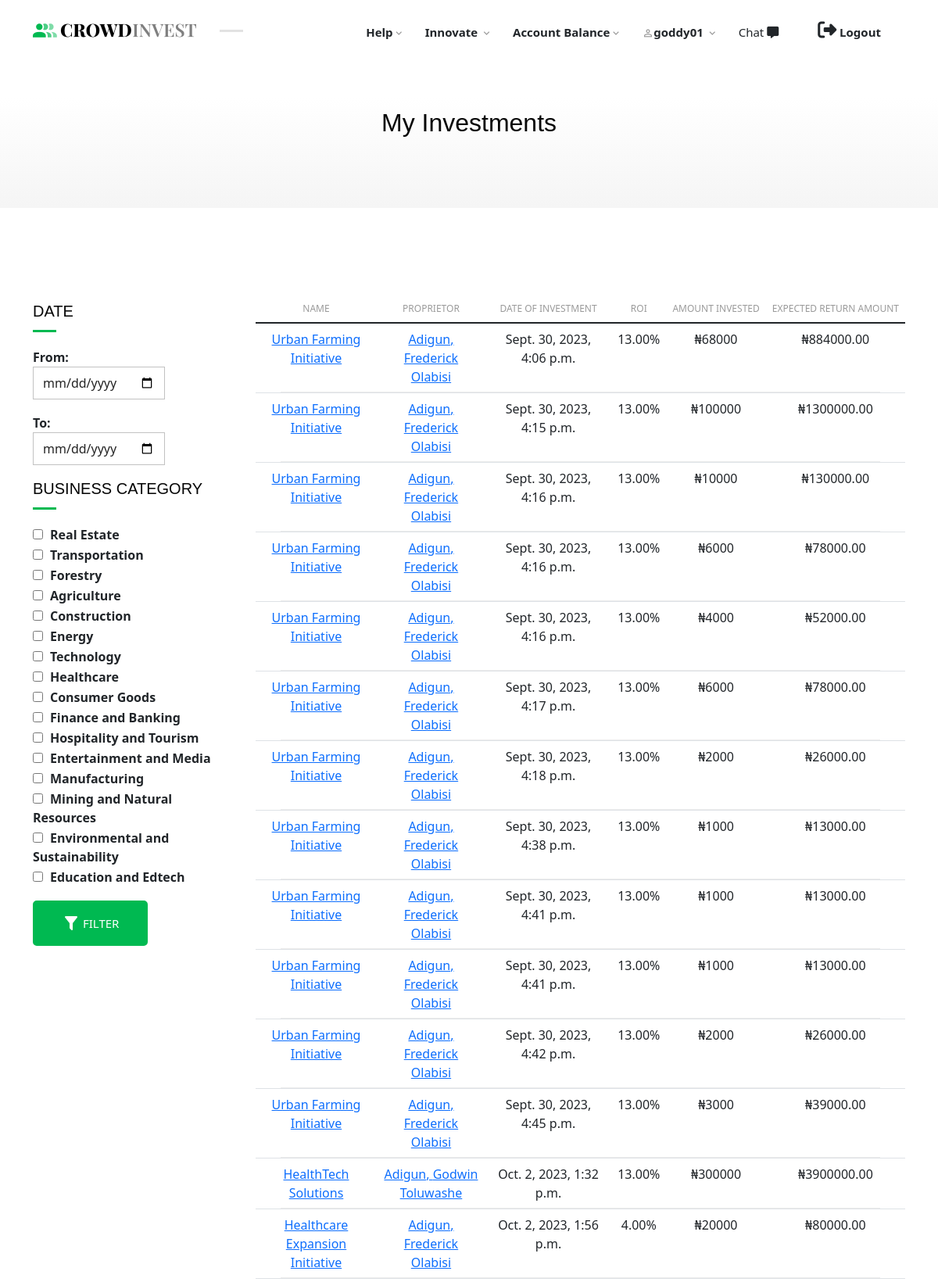
Screenshot of /my-investments/ (signed in, upper part) with the database file from the repository.
### accounts/models.py (models this page shows, shortened)
class BaseUser(AbstractBaseUser, PermissionsMixin):
    last_name =                     models.CharField(max_length=256, null=True, blank=True)
    first_name =                    models.CharField(max_length=256, null=True, blank=True)
    middle_name =                   models.CharField(max_length=256, null=True, blank=True)
    username =                      models.CharField(max_length=256, unique=True, blank=True)
    date_of_birth =                 models.DateField(null=True, blank=True)
    email =                         models.EmailField(max_length=128, unique=True, blank=True)
    job_title =                     models.CharField(max_length=100, null=True, blank=True)
    bio =                           models.CharField(max_length=100, null=True, blank=True)
    about_me =                      models.TextField(null=True, blank=True, max_length=2000)
    pfp =                           models.ImageField(upload_to=upload_location_pfp, blank=True, null=True)
    nin =                           models.CharField(null=True, blank=True, max_length=254)
    city =                          models.CharField(max_length=128, blank=True, null=True)
    state =                         models.CharField(max_length=128, blank=True, null=True)
    country =                       CountryField(max_length=255, null=True, blank=True)
    address =                       models.CharField(max_length=128, blank=True, null=True)
    phone_num =                     PhoneNumberField(null=True, blank=True, verbose_name="Phone Number", unique=True)
    zipcode =                       models.CharField(null=True, blank=True, max_length=255)
    date_joined =                   models.DateTimeField(auto_now_add=True)
    last_login =                    models.DateTimeField(auto_now=True)
    updated_at =                    models.DateTimeField(auto_now=True)
    facebook =                      models.URLField(default='https://facebook.com/')
    twitter =                       models.URLField(default='https://twitter.com/')
    instagram =                     models.URLField(default='https://instagram.com/')
    linkedin =                      models.URLField(default='https://linkedin.com/')
    website =                       models.URLField(default='https://company.com/', null=True, blank=True)
    is_admin =                      models.BooleanField(default=False)
    is_staff =                      models.BooleanField(default=False)
    is_active =                     models.BooleanField(default=True)
    is_superuser =                  models.BooleanField(default=False)
    is_verified =                   models.BooleanField(default=False)
    signup_confirmation =           models.BooleanField(default=False)
    signup_with_google =            models.BooleanField(default=False)
    is_moderator = models.BooleanField(default=False)
    is_innovator = models.BooleanField(default=False)
    USERNAME_FIELD = "email"
    REQUIRED_FIELDS = ['username', ]
    objects = BaseUserMgr()

class Innovator(models.Model):
    user =                          models.ForeignKey(BaseUser, on_delete=models.CASCADE, null=True, blank=True)
    innovations_count =             models.IntegerField(default=0, null=True, blank=True)
    upvotes_received =              models.IntegerField(default=0, null=True, blank=True)
    downvotes_received =            models.IntegerField(default=0, null=True, blank=True)
    reputation_score =              models.IntegerField(default=0)
    is_investor =                   models.BooleanField(default=False)
    account_balance = models.IntegerField(null=True)
    USERNAME_FIELD = "email"
    REQUIRED_FIELDS = ['username', ]

### core/models.py (models this page shows, shortened)
class Make_Investment(models.Model):
    send_to = models.ForeignKey(account_models.Innovator, null=False, blank=False, on_delete=models.CASCADE, related_name='receiver')
    send_from = models.ForeignKey(account_models.Innovator, on_delete=models.CASCADE, blank=False, null=False, related_name='send_from')
    sender = models.ForeignKey(account_models.Innovator, on_delete=models.CASCADE, null=False, blank=False, related_name='investor')
    amount = models.IntegerField()
    investment = models.ForeignKey(Project, on_delete=models.CASCADE, null=False, blank=False, related_name='the_investment')
    expected_return = models.DecimalField(max_digits=255, decimal_places=2, blank=False, null=True)
    date_sent = models.DateTimeField(auto_now_add=True, null=True)
    reference_code = models.UUIDField(default=uuid.uuid4, null=True)

class Project(models.Model):
    innovator = models.ForeignKey(account_models.Innovator, on_delete=models.CASCADE)
    status = models.CharField(max_length=255, null=True, blank=True, default='YET TO BE REVIEWED')
    name = models.CharField(max_length=255, null=False, blank=False, unique=True)
    motto = models.CharField(max_length=255, null=False, blank=False)
    description = models.TextField(null=True, blank=True, max_length=10000)
    target = models.DecimalField(max_digits=255, decimal_places=2, null=False, blank=False)
    fund_raised = models.DecimalField(max_digits=255, decimal_places=2, null=True, blank=True, )
    amount_left = models.DecimalField(max_digits=255, decimal_places=2, null=True, blank=True, )
    expected_return = ExpectedReturnField(blank=False, null=False)
    term_months = models.IntegerField(null=False, blank=False)
    country = CountryField(max_length=255, null=True, blank=True)
    date_created = models.DateTimeField(auto_now_add=True, null=True)
    investment_deadline = models.DateField()
    completed = models.BooleanField(default=False)
    innovator_user_agreement = models.BooleanField(default=False, null=True, blank=True)
    certified_by = models.ForeignKey(account_models.Moderator, on_delete=models.CASCADE, null=True, blank=True)
    image_1 = models.ImageField(upload_to=upload_project_gallery, blank=False, null=False)
    image_2 = models.ImageField(upload_to=upload_project_gallery, blank=False, null=False)
    image_3 = models.ImageField(upload_to=upload_project_gallery, blank=False, null=False)
    video = models.FileField(upload_to=upload_project_gallery,null=True, validators=[FileExtensionValidator(allowed_extensions=['MOV','avi','mp4','webm','mkv'])])
    business_type = models.CharField(max_length=255)
    approved_by = models.ForeignKey(account_models.Moderator, on_delete=models.SET_NULL, null=True, related_name='approved_name', blank=True)

### core/views.py (the view)
# urls.py: path('my-investments/', views.my_investments, name="my-investments"),
@login_required
def my_investments(request):
    context = {}
    context['category_form'] = MyInvestmentForm()
    if request.method == 'POST' and 'filter_investments' in request.POST:
        print('WHY, MAN!!!')
        investment_date_from = request.POST.get('investment_date_from')
        investment_date_to = request.POST.get('investment_date_to')
        investment_categories = request.POST.getlist('business_type')
        context['investment_date_from'] = investment_date_from
        context['investment_date_to'] = investment_date_to
        context['investment_categories'] = investment_categories
        if investment_date_from and not investment_date_to and not investment_categories:
            my_investments = Make_Investment.objects.filter(sender__user__pk=request.user.pk, date_sent__gte=investment_date_from)
            context['my_investments'] = my_investments
        elif investment_date_from and investment_date_to and not investment_categories:
            my_investments = Make_Investment.objects.filter(sender__user__pk=request.user.pk, date_sent__date__range=(investment_date_from, investment_date_to))
            context['my_investments'] = my_investments
        elif investment_date_from and not investment_date_to and investment_categories:
            my_investments = Make_Investment.objects.filter(sender__user__pk=request.user.pk, date_sent__gte=investment_date_from, investment__business_type__icontains=investment_categories[0])
            context['my_investments'] = my_investments
        elif investment_date_from and investment_date_to and investment_categories:
            my_investments = Make_Investment.objects.filter(sender__user__pk=request.user.pk, date_sent__date__range=(investment_date_from, investment_date_to), investment__business_type__icontains=investment_categories[0])
            context['my_investments'] = my_investments
        elif not investment_date_from and not investment_date_to and investment_categories:
            my_investments = Make_Investment.objects.filter(sender__user__pk=request.user.pk, investment__business_type__icontains=investment_categories[0])
            context['my_investments'] = my_investments
        context['category_form'] = MyInvestmentForm({'business_type': request.POST.get('business_type')})
    else:
        my_investments = Make_Investment.objects.filter(sender__user__pk=request.user.pk)
        context['my_investments'] = my_investments
    return render(request, 'core/my-investments.html', context)

### core/templates/core/my-investments.html (shortened to what this page needs)
{% extends 'base.html' %}
{% load static %}
{% load business_type_filter %}
{% block content %}
<link href="https://cdn.jsdelivr.net/npm/bootstrap@5.1.3/dist/css/bootstrap.min.css" rel="stylesheet">
	<header id="featured" class="site-featured">
		<div id="featured-media" class="featured-media">
			<div class="featured-text">
				<div class="container">
					<h2 class="entry-title">My Investments</h2>
				</div>
			</div>
		</div>
	</header>
	<div id="content" class="site-content">
		<main class="site-section section-main">
			<div class="container">
				<div class="row">
					<div id="sidebar" class="col-12 col-md-4 col-lg-3 content-filters">
						<form action="{% url 'my-investments' %}" method="post">
							<h5 class="widget-title">Date</h5>
							<div class="content-filter-date content-filter-interval">
								<label for="date-from">
									<span>From:</span>
									<input type="date" id="date-from" name="investment_date_from" value="{{ investment_date_from }}">
								</label>
								<label for="date-to">
									<span>To:</span>
									<input type="date" id="date-to" name="investment_date_to" value="{{ investment_date_to }}">
								</label>
							</div>
							<h5 class="widget-title">Business Category</h5>
							<div class="content-filter-type">
                                {{ category_form.business_type }}
							</div>
                            <button type="submit" class="mt-3 button button-primary button-default" name="filter_investments"><em class="mdi mdi-filter"></em>Filter</button>
						</form>
					</div>
					<div class="col-12 col-md-8 col-lg-9 table-responsive">
						<table class="text-center table">
							<thead>
								<tr>
									<th><span class="d-none d-xl-inline">Name</span></th>
									<th><span class="d-none d-lg-inline">Proprietor</span></th>
									<th><span class="d-none d-lg-inline">Date of Investment</span></th>
									<th><span class="d-none d-xl-inline">ROI</span></th>
									<th>Amount Invested</th>
									<th><span class="d-none d-xl-inline">Expected Return Amount</th>
								</tr>
							</thead>
							<tbody>
                                {% for investment in my_investments %}
								<tr>
									<td>
                                        <a href="{% url 'project_details' investment.investment.pk %}">
                                            {{ investment.investment.name }}
                                        </a>
                                    </td>
                                    {% if investment.send_to.user.middle_name %}
									<td>
                                        <a href="{% url 'accounts:profile_with_arg' investment.sender.pk %}">
                                            {{ investment.send_to.user.last_name }}, {{ investment.send_to.user.first_name }} {{ investment.send_to.user.middle_name }}
                                        </a>
                                    </td>
                                    {% else %}
                                    <td>
                                        <a href="{% url 'accounts:profile_with_arg' investment.sender.pk %}">
                                            {{ investment.send_to.user.first_name }} {{ investment.send_to.user.last_name }}
                                        </a>
                                    </td>
                                    {% endif %}
                                    <td>{{ investment.date_sent }}</td>
									<td>{{ investment.investment.expected_return }}%</td>
									<td>₦{{ investment.amount }}</td>
									<td>₦{{ investment.expected_return }}</td>
								</tr>
                                {% endfor %}
							</tbody>
						</table>
					</div>
				</div>
			</div>
		</main>
	</div>
{% endblock content %}

### templates/base.html (shortened to what this page needs)
{% load static %}
<!doctype html>
<html lang="en" class="">
<head>
    <link rel="stylesheet" href="https://cdnjs.cloudflare.com/ajax/libs/font-awesome/6.4.0/css/all.min.css">
	<link rel="stylesheet" href="{% static 'css/materialdesignicons.css' %}">
	<link rel="stylesheet" href="{% static 'css/bootstrap-grid.css' %}">
	<link rel="stylesheet" href="{% static 'css/fancybox.css' %}">
	<link rel="stylesheet" href="{% static 'css/style.css' %}">
    <link href="https://cdn.jsdelivr.net/npm/bootstrap@5.1.3/dist/css/bootstrap.min.css" rel="stylesheet">
</head>
<body class="home navbar-sticky">
	<header id="top-header" class="site-header">
		<div class="container">
			<div class="site-identity p-0">
				<a href="{% url 'home' %}" class="site-title"><img src="{% static 'images/logo.png' %}" class="custom-logo" width="209" height="18" alt="Summit"></a>
			</div>
			<nav class="main-navigation">
				<ul id="menu-main" class="menu px-3">
                    <li class="menu-item-has-children" style="display: inline;">
						<a href="{% url 'contact_us' %}" style="font-weight: 600;">Help<em class="mdi mdi-chevron-down"></em></a>
					</li>
                    <li class="menu-item-has-children" style="display: inline;">
						<a href="{% url 'innovations_list' %}"  style="font-weight: 600;">
                            {% if request.user.is_innovator %}
                            Innovate
                            {% else %}
                            Innovations
                            {% endif %}
                            <em class="mdi mdi-chevron-down"></em></a>
					</li>
                    {% if request.user.is_innovator %}
					<li class="menu-item-has-children" style="cursor: pointer;display: inline;">
						<a href=""  style="font-weight: 600;">Account Balance<em class="mdi mdi-chevron-down"></em></a>
					</li>
                    {%  endif %}
					<li class="menu-item-has-children" style="display: inline;">
						<a href="account-overview.html">
                            <em class="mdi mdi-account-outline"></em>
                            <span class="account-details">
                                <span class="account-name" style="font-weight: 600;">
                                    {% if request.user.is_authenticated %}
                                    {{ request.user.username }}
                                    {% else %}
                                    Guest
                                    {% endif %}
                                </span>
                            </span>
                            <em class="mdi mdi-chevron-down"></em>
                        </a>
					</li>
                    {% if request.user.is_authenticated %}
                    <li style="display: inline;">
                        <a href="">
                            Chat
                            <i class="fa-solid fa-message"></i>
                        </a>
                    </li>
                    <li class="account-logout" style="margin-left: 20px;display: inline;">
                        <a href="{% url 'accounts:sign_out' %}"  style="font-weight: 600;">
                            <i style="font-size: 24px;" class="fa-solid fa-right-from-bracket"></i>
                            Logout
                        </a>
                    </li>
                    {% endif %}
				</ul>
			</nav>
		</div>
	</header>
    <main class="site-section section-main dottedd-pattern dotted-pattern-top-lefdt">
        {% block content %}
        {% endblock %}
    </main>
</body>
</html>

### rows the page displays
BaseUser: user.username "goddy01"
Make_Investment: investment.name "Urban Farming Initiative", send_to.user.last_name "Adigun", send_to.user.first_name "Frederick", send_to.user.middle_name "Olabisi", date_sent "Sept. 30, 2023, 4:06 p.m.", investment.expected_return "13.00", amount "68000", expected_return "884000.00"
Make_Investment: investment.name "Urban Farming Initiative", send_to.user.last_name "Adigun", send_to.user.first_name "Frederick", send_to.user.middle_name "Olabisi", date_sent "Sept. 30, 2023, 4:15 p.m.", investment.expected_return "13.00", amount "100000", expected_return "1300000.00"
Make_Investment: investment.name "Urban Farming Initiative", send_to.user.last_name "Adigun", send_to.user.first_name "Frederick", send_to.user.middle_name "Olabisi", date_sent "Sept. 30, 2023, 4:16 p.m.", investment.expected_return "13.00", amount "10000", expected_return "130000.00"
Make_Investment: investment.name "Urban Farming Initiative", send_to.user.last_name "Adigun", send_to.user.first_name "Frederick", send_to.user.middle_name "Olabisi", date_sent "Sept. 30, 2023, 4:16 p.m.", investment.expected_return "13.00", amount "6000", expected_return "78000.00"
Make_Investment: investment.name "Urban Farming Initiative", send_to.user.last_name "Adigun", send_to.user.first_name "Frederick", send_to.user.middle_name "Olabisi", date_sent "Sept. 30, 2023, 4:16 p.m.", investment.expected_return "13.00", amount "4000", expected_return "52000.00"
Make_Investment: investment.name "Urban Farming Initiative", send_to.user.last_name "Adigun", send_to.user.first_name "Frederick", send_to.user.middle_name "Olabisi", date_sent "Sept. 30, 2023, 4:17 p.m.", investment.expected_return "13.00", amount "6000", expected_return "78000.00"
Make_Investment: investment.name "Urban Farming Initiative", send_to.user.last_name "Adigun", send_to.user.first_name "Frederick", send_to.user.middle_name "Olabisi", date_sent "Sept. 30, 2023, 4:18 p.m.", investment.expected_return "13.00", amount "2000", expected_return "26000.00"
Make_Investment: investment.name "Urban Farming Initiative", send_to.user.last_name "Adigun", send_to.user.first_name "Frederick", send_to.user.middle_name "Olabisi", date_sent "Sept. 30, 2023, 4:38 p.m.", investment.expected_return "13.00", amount "1000", expected_return "13000.00"
Make_Investment: investment.name "Urban Farming Initiative", send_to.user.last_name "Adigun", send_to.user.first_name "Frederick", send_to.user.middle_name "Olabisi", date_sent "Sept. 30, 2023, 4:41 p.m.", investment.expected_return "13.00", amount "1000", expected_return "13000.00"
Make_Investment: investment.name "Urban Farming Initiative", send_to.user.last_name "Adigun", send_to.user.first_name "Frederick", send_to.user.middle_name "Olabisi", date_sent "Sept. 30, 2023, 4:41 p.m.", investment.expected_return "13.00", amount "1000", expected_return "13000.00"
Make_Investment: investment.name "Urban Farming Initiative", send_to.user.last_name "Adigun", send_to.user.first_name "Frederick", send_to.user.middle_name "Olabisi", date_sent "Sept. 30, 2023, 4:42 p.m.", investment.expected_return "13.00", amount "2000", expected_return "26000.00"
Make_Investment: investment.name "Urban Farming Initiative", send_to.user.last_name "Adigun", send_to.user.first_name "Frederick", send_to.user.middle_name "Olabisi", date_sent "Sept. 30, 2023, 4:45 p.m.", investment.expected_return "13.00", amount "3000", expected_return "39000.00"
Make_Investment: investment.name "HealthTech Solutions", send_to.user.last_name "Adigun", send_to.user.first_name "Godwin", send_to.user.middle_name "Toluwashe", date_sent "Oct. 2, 2023, 1:32 p.m.", investment.expected_return "13.00", amount "300000", expected_return "3900000.00"
Make_Investment: investment.name "Healthcare Expansion Initiative", send_to.user.last_name "Adigun", send_to.user.first_name "Frederick", send_to.user.middle_name "Olabisi", date_sent "Oct. 2, 2023, 1:56 p.m.", investment.expected_return "4.00", amount "20000", expected_return "80000.00"
